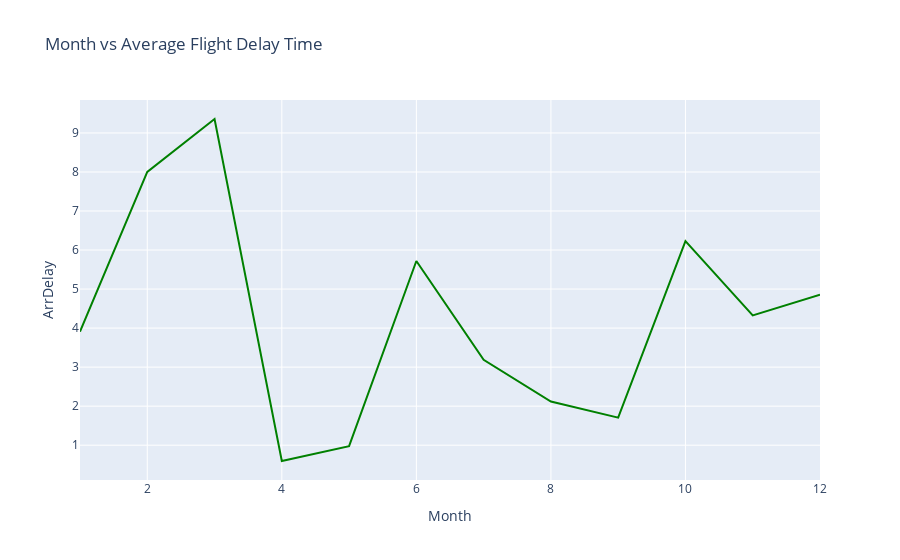

Notebook code for this chart:
### Code cell
df = airline_data[airline_data["Year"] == int(2010)]
    
line_data = df.groupby("Month")["ArrDelay"].mean().reset_index()
    
fig = go.Figure(data = go.Scatter(x = line_data["Month"], y = line_data["ArrDelay"], mode = "lines", marker = dict(color = "green")))
fig.update_layout(title = "Month vs Average Flight Delay Time", xaxis_title = "Month", yaxis_title = "ArrDelay")

### Figure 1 — Plotly figure (JSON) as saved in the notebook; plotly's stock layout.template omitted (floating-point values rounded to 4 significant figures)
{"data": [{"marker": {"color": "green"}, "mode": "lines", "type": "scatter", "x": [1, 2, 3, 4, 5, 6, 7, 8, 9, 10, 11, 12], "y": [3.909, 8, 9.357, 0.5949, 0.9765, 5.72, 3.186, 2.117, 1.705, 6.231, 4.324, 4.853]}], "layout": {"title": {"text": "Month vs Average Flight Delay Time"}, "xaxis": {"title": {"text": "Month"}}, "yaxis": {"title": {"text": "ArrDelay"}}}}
